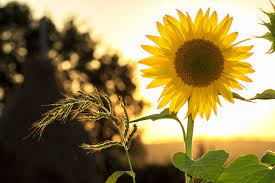
#> input picture Open CV/sunflower.jpeg, 275 x 183 px
$ jupyter execute tut5.ipynb
#> lines starting #> are read from the running program, lines starting #| are printed output that depends on the picture
[cell 1]
import numpy as np
import cv2

[cell 2]
img  = cv2.imread('sunflower.jpeg',1)
#> img is the input picture: shape (183, 275, 3); mean B, G, R 79.7, 129.6, 147.3

[cell 3]
# We can also create images manually using numpy
img = np.zeros([512,512,3],np.uint8) #creating black image. first argument is list in which first element is height , 2nd will be widht and 3rd will be . next argument will be dataType

[cell 4]
# Drawing a line on image
img = cv2.line(img,(100,0),(100,255),(255,255,0),2) # (image,starting coordinate,end coordinate,color in BGR format,thickness)
img = cv2.arrowedLine(img,(0,100),(255,0),(255,0,0),2)

[cell 5]
# Drawing a rectangle
img = cv2.rectangle(img,(50,50),(100,100),(0,0,255),0) #thickness = -1 for filled rectangle

[cell 6]
# Drawing a circle
img = cv2.circle(img,(100,100),30,(0,255,0),1)

[cell 7]
# Put text in an image
font = cv2.FONT_HERSHEY_COMPLEX
img = cv2.putText(img=img,text='ABHAY',org=(100,100),fontFace=font,fontScale=1,color=(0,0,0),thickness=2,lineType=cv2.LINE_AA)

[cell 8]
cv2.imshow('image',img)
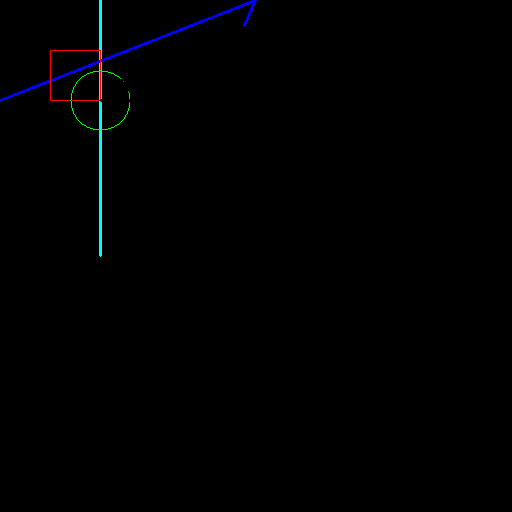
#> window 'image': shape (512, 512, 3); mean B, G, R 1.5, 0.8, 0.2
cv2.waitKey(0)
cv2.destroyAllWindows()
